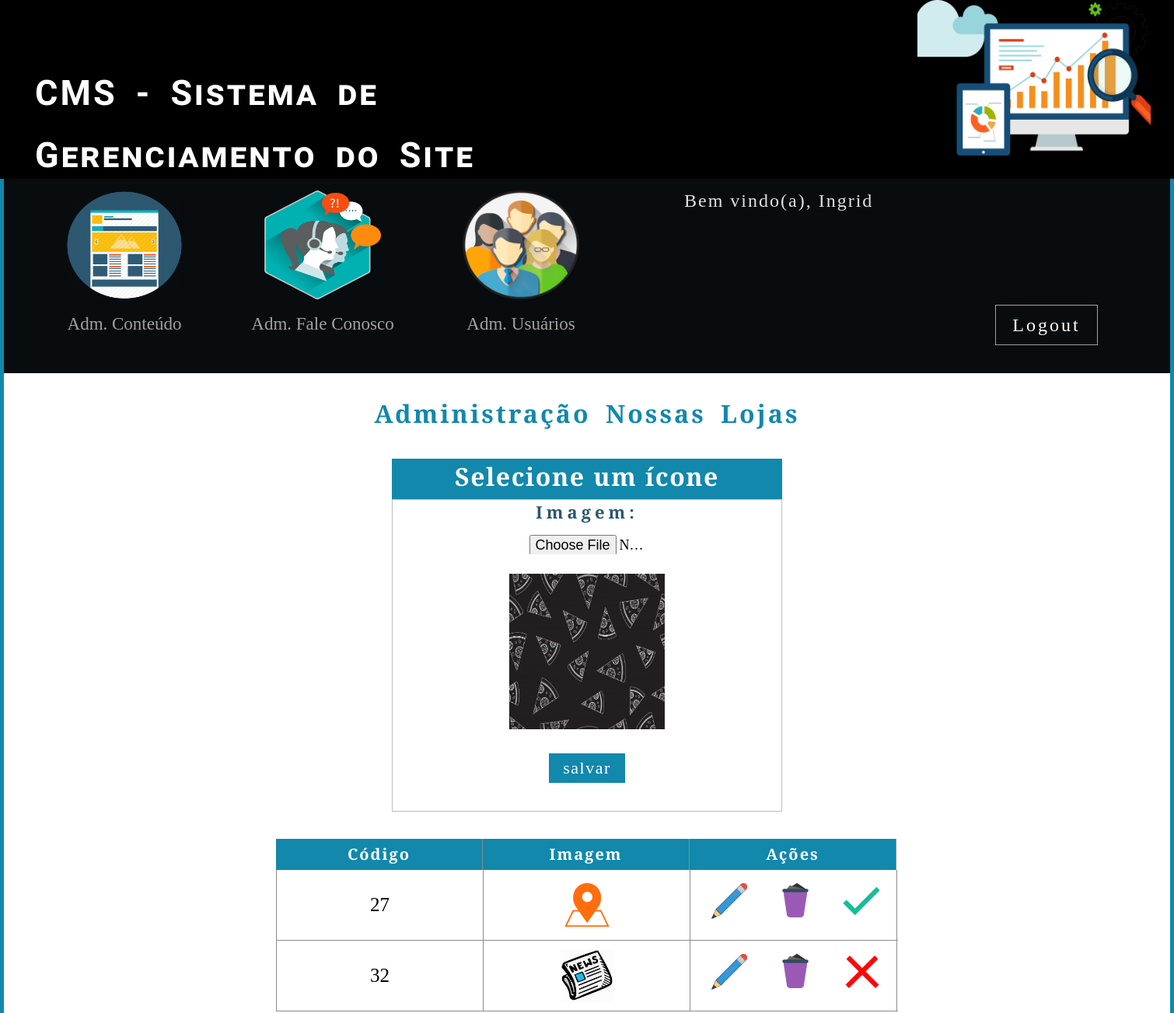
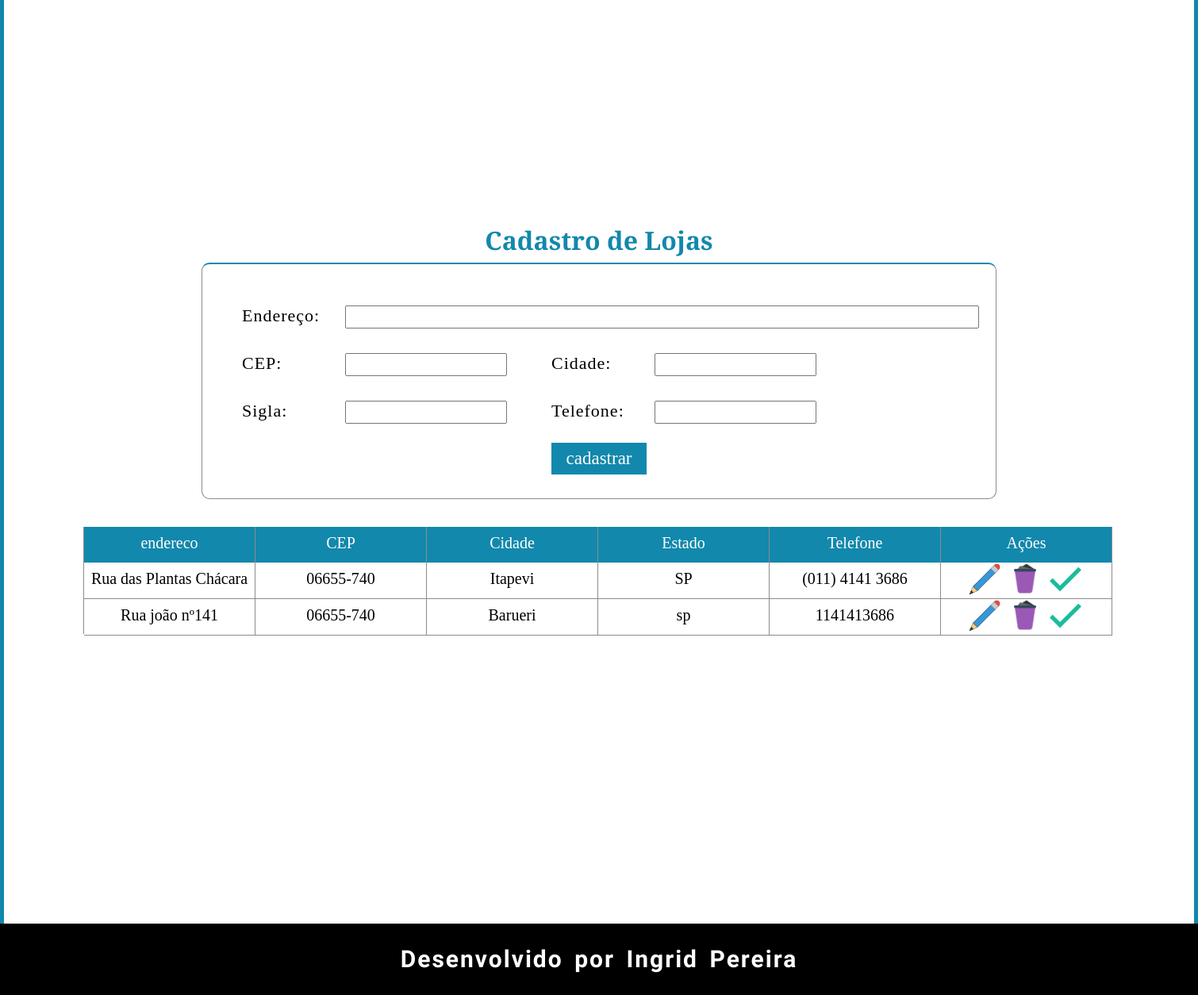
/cms/paginas/gerenciarLojas.php (signed in), run on the app's committed database (2 pictures, top to bottom).
### tables this page shows
CREATE TABLE `tblimglojas` (
  `codigo` int(11) NOT NULL AUTO_INCREMENT,
  `foto` varchar(3000) NOT NULL,
  `status` tinyint(4) NOT NULL DEFAULT '0',
  PRIMARY KEY (`codigo`)
);

CREATE TABLE `tbllojas` (
  `codigo` int(11) NOT NULL AUTO_INCREMENT,
  `endereco` varchar(3000) NOT NULL,
  `cep` varchar(9) NOT NULL,
  `cidade` varchar(500) NOT NULL,
  `siglaestado` varchar(2) NOT NULL,
  `telefone` varchar(15) DEFAULT NULL,
  `status` tinyint(4) DEFAULT '1',
  PRIMARY KEY (`codigo`)
);

### cms/paginas/gerenciarLojas.php (the view, shortened to what this page needs)
<?php
   $btnLojas = 'cadastrar';
   $btnicones = 'salvar';
   $nomefoto = 'b.jpg';
?>
<!DOCTYPE html>
<html>
    <head>
       <link rel="stylesheet" href="../css/gerenciarLojas.css" type="text/css">
       <link rel="stylesheet" href="../css/padronizacao.css" type="text/css">
    </head>
    <body>
         <?php
            if(!file_exists(require_once('header.php')))
            {
               require_once('header.php');
            }
         ?>
       <div id="container_formulario_img">
         <div class="conteudo center">
            <h1 class="texto_fonte center">Administração Nossas Lojas </h1>
            <h2 class="texto_fonte center "> Selecione um ícone </h2>
            <div class="container_formularios center">
               <form name="frmfoto" class="center" id="formFoto" method="post" action="../bd/uploadimgLojas.php" enctype="multipart/form-data">
                  <div class="txt_input texto_fonte"> Imagem: </div>
                  <div class="caixa_input"><input type="file" name="flefoto" value="" class="caixa_campos texto_fonte" id="fileFoto"> </div>
                  <div id="carrega_img" class="center">
                        <img src="../../img/<?=$nomefoto?>" class="img_editar">
                  </div>
               </form>
               <form action="../bd/salvarImgLojas.php" method="post" name="frmbotao">
                  <div id="btnimg" class="center">
                     <input type="submit" value="<?=$btnicones?>" class="texto_fonte" name="btnsalvarimglojas" id="btnimglojas">
                  </div>
               </form>
            </div>
            <div id="container_icones_lojas" class="center">
               <div class="container_campos_icones">
                  <div class="campos_icones_lojas texto_fonte"> Código </div>
                  <div class="campos_icones_lojas texto_fonte"> Imagem </div>
                  <div class="campos_icones_lojas texto_fonte"> Ações </div>
               </div>
               <?php
                  $conexao = conexaoMysql();
                  $sql = "SELECT * FROM tblimglojas";
                  $select = mysqli_query($conexao, $sql);
                  while($rsIcones = mysqli_fetch_array($select)){
               ?>
               <div class="container_campos_icones_cadastrados">
                  <div class="icones_cadastrados texto_fonte"><?=$rsIcones['codigo']?></div>
                  <div class="icones_cadastrados"><img src="../../img/<?=$rsIcones['foto']?>" class="img_icone"></div>
                  <div class="icones_cadastrados">
                     <div class="float-left container_acoes">
                        <a href="gerenciarLojas.php?modo=editar&codigo=<?=$rsIcones['codigo']?>&form=icone">
                        <img src="../img/editar.png" class="tamanho-acoes" alt="editar" title="editar">
                        </a>
                     </div>
                     <div class="float-left container_acoes">
                        <a onclick="return confirm('Deseja realmente excluir? ');" href="../bd/deletarIconelojas.php?modo=excluir&codigo=<?=$rsIcones['codigo'] ?>&nomeFoto=<?=$rsIcones['foto']?>">
                           <img src="../img/excluir.png" class="tamanho-acoes" alt="excluir" title="excluir">
                        </a>
                     </div>
                     <div class="float-left container_acoes">
                        <?php
                           if($rsIcones['status'] == 1){
                        ?>
                           <a onclick="alert('Você não desativar todos os ícones! Clique no que deseja ativar')" >
                              <img src="../img/ativa.png" class="tamanho-acoes" alt="ativa" title="ativa">
                           </a>
                        <?php
                           }else{
                        ?>
                           <a href="../bd/statusIconeLojas.php?status=<?=$rsIcones['status']?>&codigo=<?=$rsIcones['codigo']?>">
                              <img src="../img/desativar.png" class="tamanho-acoes" alt="ativa" title="ativa">
                           </a>
                        <?php
                           }
                        ?>
                     </div>
                  </div>
               </div>
               <?php
                  }
               ?>
            </div>
         </div>
       </div>
        <div id="container_frmLojas">
           <div class="conteudo center">
              <h1 class="center texto_fonte titulo_lojas"> Cadastro de Lojas </h1>
               <form method="post" action="../bd/salvarLojas.php" name="frmLojas" id="frmLojas" class="center">
                  <div class="input_maior center">
                     <div class="input_campo_nome texto_fonte">
                        Endereço:
                     </div>
                     <div class="input_campo_maior">
                        <input type="text" name="txtendereco" value="<?=@$endereco?>" required maxlength="70" size="70" class="input_campo texto_fonte">
                     </div>
                  </div>
                  <div class="input_maior center">
                     <div class="input_campo_nome texto_fonte">
                        CEP:
                     </div>
                     <div class="input_media">
                        <input type="text" name="txtcep" value="<?=@$cep?>" required maxlength="9" size="9" class="input_media_campo texto_fonte">
                     </div>
                     <div class="input_campo_nome texto_fonte">
                        Cidade:
                     </div>
                     <div class="input_media">
                        <input type="text" name="txtcidade" value="<?=@$cidade?>" required maxlength="20" size="20" class="input_media_campo">
                     </div>
                  </div>
                  <div class="input_maior center">
                     <div class="input_campo_nome texto_fonte">
                        Sigla:
                     </div>
                     <div class="input_media">
                        <input type="text" name="txtsiglaestado" value="<?=@$siglaestado?>" required maxlength="2" size="2" class="input_media_campo">
                     </div>
                     <div class="input_campo_nome texto_fonte">
                        Telefone:
                     </div>
                     <div class="input_media">
                        <input  onkeypress="return mascaraFone(this, event);" type="text" maxlength="15" name="txttelefone" size="15" id="tel" value="<?=@$telefone?>" class="input_media_campo">
                     </div>
                  </div>
                  <div class="input_maior center">
                     <div id="botaoLojas" class="center">
                        <input type="submit" value="<?=$btnLojas?>" name="btnSalvarLojas" id="botaoLojas_input" class="texto_fonte">
                     </div>
                  </div>
               </form>
               <div class="table center">
                  <div class="container_nome_campos">
                     <div class="nome_campos texto_fonte">endereco</div>
                     <div class="nome_campos texto_fonte">CEP</div>
                     <div class="nome_campos texto_fonte">Cidade</div>
                     <div class="nome_campos texto_fonte">Estado</div>
                     <div class="nome_campos texto_fonte">Telefone</div>
                     <div class="nome_campos texto_fonte">Ações</div>
                  </div>
                  <?php
                     $conexao = conexaoMysql();
                     $sql = 'SELECT * FROM tbllojas';
                     $select = mysqli_query($conexao, $sql);
                     while($rsEnderecos = mysqli_fetch_array($select)){
                  ?>
                  <div class="container_dados_campos">
                     <div class="dados_campos texto_fonte input_overflow"><?=$rsEnderecos['endereco']?></div>
                     <div class="dados_campos texto_fonte"><?=$rsEnderecos['cep']?></div>
                     <div class="dados_campos texto_fonte"><?=$rsEnderecos['cidade']?></div>
                     <div class="dados_campos texto_fonte"><?=$rsEnderecos['siglaestado']?></div>
                     <div class="dados_campos texto_fonte"><?=$rsEnderecos['telefone']?></div>
                     <div class="dados_campos texto_fonte">
                        <a href="gerenciarLojas.php?codigo=<?=$rsEnderecos['codigo']?>&modo=editar">
                           <img src="../img/editar.png" class="img_icon_lojas" alt="editar" title="editar"></a>
                        <a href="../bd/deletarLojas.php?codigo=<?=$rsEnderecos['codigo']?>&modo=deletar" onclick="return confirm('Deseja excluir?');">
                           <img src="../img/excluir.png" class="img_icon_lojas" alt="excluir" title="excluir"></a>
                        <?php
                           if($rsEnderecos['status'] == 1){
                        ?>
                        <a href="../bd/statusLojas.php?codigo=<?=$rsEnderecos['codigo']?>&status=<?=$rsEnderecos['status']?>">
                        <img src="../img/ativa.png" class="img_icon_lojas" alt="ativo" title="ativo"></a>
                        <?php
                           }else{
                        ?>
                           <a href="../bd/statusLojas.php?codigo=<?=$rsEnderecos['codigo']?>&status=<?=$rsEnderecos['status']?>">
                              <img src="../img/desativar.png" class="img_icon_lojas" alt="desativado" title="desativado"></a>
                        <?php
                           }
                        ?>
                     </div>
               </div>
               <?php
                  }
               ?>
               </div>
           </div>
        </div>
        <?php
            if(!file_exists(require_once('footer.php')))
            {
                require_once('footer.php');
            }
        ?>
    </body>
</html>

### cms/css/gerenciarLojas.css (style rules this page uses)
#container_formulario_img, #container_frmLojas { width: 100%; height: auto; background-color: #1288AC; }
#container_formulario_img .conteudo { padding-top: 30px; height: auto; }
#container_formulario_img .conteudo h1 { width: inherit; text-align: center; height: 35px; margin-bottom: 45px; word-spacing: 8px; letter-spacing: 3px; color: #1288AC; }
#container_formulario_img .conteudo h2 { width: 500px; height: 50px; text-align: center; background-color: #1288AC; color: #fff; font-size: 32px; word-spacing: 1px; border: 1px solid #1288AC; letter-spacing: 1.5px; }
.container_formularios { width: 500px; height: 400px; border: 1px solid #bebdbf; }
#formFoto { width: 499px; height: 300px; }
.txt_input { width: 499px; height: 35px; text-align: center; font-size: 22px; letter-spacing: 5px; color: #2C576F; font-weight: bold; }
.caixa_input { width: 500px; height: 50px; }
.caixa_campos { height: 25px; width: 150px; font-size: 18px; margin-left: 175px; margin-top: 10px; }
#carrega_img { width: 200px; height: 200px; margin-top: 10px; background-image: url(../img/b.jpg); background-size: contain; }
.img_editar { width: inherit; height: inherit; }
#btnimg { width: 100px; height: 40px; margin-top: 25px; }
#btnimglojas { width: inherit; height: inherit; font-size: 22px; color: #fff; cursor: pointer; border: 1px solid #fff; background-color: #1288AC; letter-spacing: 1.5px; }
#container_icones_lojas { width: 799px; height: 420px; display: table; margin-top: 35px; }
.container_campos_icones { width: 799px; height: 40px; }
.campos_icones_lojas { width: 265px; height: inherit; float: left; background-color: #1288AC; color: #fff; text-align: center; font-size: 20px; border-right: #8c8c8f 1.3px solid; line-height: 40px; letter-spacing: 2px; font-weight: bold; }
.container_campos_icones_cadastrados { width: 799px; height: 90px; border-left: 1px solid #8c8c8f; border-bottom: 1px solid #8c8c8f; }
.icones_cadastrados { width: 265px; height: inherit; float: left; text-align: center; font-size: 25px; line-height: 90px; border-right: #8c8c8f 1px solid; }
.float-left { float: left; }
.container_acoes { width: 70px; padding-left: 15px; }
.tamanho-acoes { width: 50px; height: 50px; margin-top: 15px; }
.img_icone { width: 70px; height: 70px; margin-top: 10px; }
.titulo_lojas { padding-top: 85px; text-align: center; width: inherit; height: 50px; color: #1288AC; }
#frmLojas { width: 1000px; height: 250px; padding-top: 45px; margin-bottom: 35px; border-top: 2px solid #1288AC; border-radius: 10px; border-right: 1px solid #8c8c8f; border-left: 1px solid #8c8c8f; border-bottom: 1px solid #8c8c8f; }
.input_maior { width: 900px; height: 40px; margin-bottom: 20px; }
.input_campo_nome { width: 120px; height: inherit; font-size: 22px; line-height: 40px; letter-spacing: 1px; float: left; }
.input_campo_maior { width: 500px; height: inherit; float: left; }
.input_campo { height: 25px; margin-top: 7px; font-size: 20px; margin-left: 10px; }
.input_media { width: 270px; height: inherit; float: left; }
.input_media_campo { width: 200px; height: 25px; margin-top: 7px; font-size: 20px; margin-left: 10px; }
#botaoLojas { width: 120px; height: 40px; }
#botaoLojas_input { width: inherit; height: inherit; cursor: pointer; font-size: 23px; border: solid 1px #1288AC; background-color: #1288AC; color: #fff; }
.table { width: 1300px; height: 400px; display: table; padding-bottom: 100px; background-color: aqua; }
.container_nome_campos, .container_dados_campos { width: 1299px; height: 45px; border-left: 1px solid #8c8c8f; }
.nome_campos { width: 215px; height: 45px; background-color: #1288AC; color: #fff; float: left; font-size: 20px; text-align: center; line-height: 40px; border-right: 1px solid #8c8c8f; }
.dados_campos { width: 215px; height: 45px; float: left; font-size: 20px; text-align: center; line-height: 40px; border-right: 1px solid #8c8c8f; border-bottom: 1px solid #8c8c8f; border-right: 1px solid #8c8c8f; }
.input_overflow { overflow: auto; }
.img_icon_lojas { width: 42px; height: 42px; margin-right: 4px; }

### cms/css/padronizacao.css (style rules this page uses)
* { margin: 0px; padding: 0px; }
.conteudo { width: 1500px; height: inherit; }
.center { margin-left: auto; margin-right: auto; background-color: #fff; }
a { text-decoration: none; }
.texto_fonte { font-family: 'Playfair Display', serif; }

### data on the page
tblimglojas: codigo "27", foto (picture), status 1 (drawn)
tblimglojas: codigo "32", foto (picture), status 0 (drawn)
tbllojas: endereco "Rua das Plantas Chácara…", cep "06655-740", cidade "Itapevi", siglaestado "SP", telefone "(011) 4141 3686", status 1 (drawn)
tbllojas: endereco "Rua joão nº141", cep "06655-740", cidade "Barueri", siglaestado "sp", telefone "1141413686", status 1 (drawn)

### other printed values
$_SESSION['nomeLogin'] "Ingrid"
